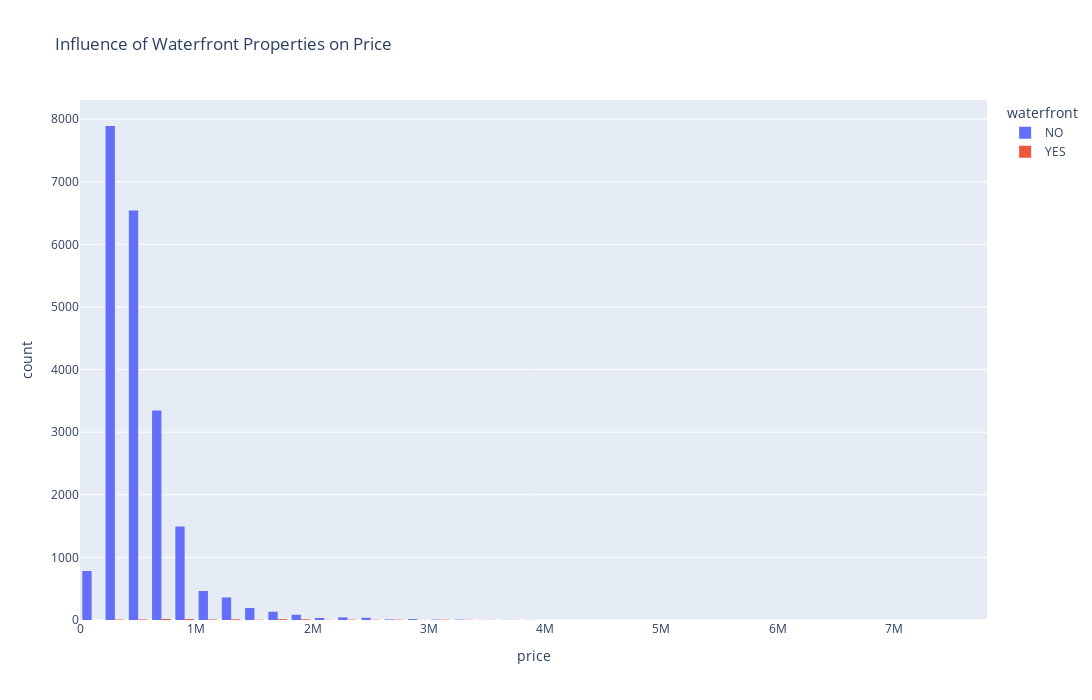

The code cell stored with this chart in its notebook:
### Markdown cell above
## 2.2) Analysis

### Code cell
# understanding the influence of waterfront properties on price.

fig = px.histogram(data, x='price', color="waterfront",
                   barmode='group', height=700, width=2000,
                   title='Influence of Waterfront Properties on Price',
                   nbins=50)  # Adjust the nbins parameter as needed
fig.show()

### Figure 1 — Plotly figure (JSON) as saved in the notebook; plotly's stock layout.template omitted (floating-point values rounded to 4 significant figures; data arrays with more than 128 entries replaced by an {"elided": "..."} marker saying what was removed)
{"data": [{"alignmentgroup": "True", "bingroup": "x", "hovertemplate": "waterfront=NO<br>price=%{x}<br>count=%{y}<extra></extra>", "legendgroup": "NO", "marker": {"color": "#636efa"}, "name": "NO", "nbinsx": 50, "offsetgroup": "NO", "orientation": "v", "showlegend": true, "type": "histogram", "x": {"elided": "21451 int values"}, "xaxis": "x", "yaxis": "y"}, {"alignmentgroup": "True", "bingroup": "x", "hovertemplate": "waterfront=YES<br>price=%{x}<br>count=%{y}<extra></extra>", "legendgroup": "YES", "marker": {"color": "#EF553B"}, "name": "YES", "nbinsx": 50, "offsetgroup": "YES", "orientation": "v", "showlegend": true, "type": "histogram", "x": {"elided": "146 int values"}, "xaxis": "x", "yaxis": "y"}], "layout": {"barmode": "group", "height": 700, "legend": {"title": {"text": "waterfront"}, "tracegroupgap": 0}, "title": {"text": "Influence of Waterfront Properties on Price"}, "width": 2000, "xaxis": {"anchor": "y", "domain": [0, 1], "title": {"text": "price"}}, "yaxis": {"anchor": "x", "domain": [0, 1], "title": {"text": "count"}}}}
